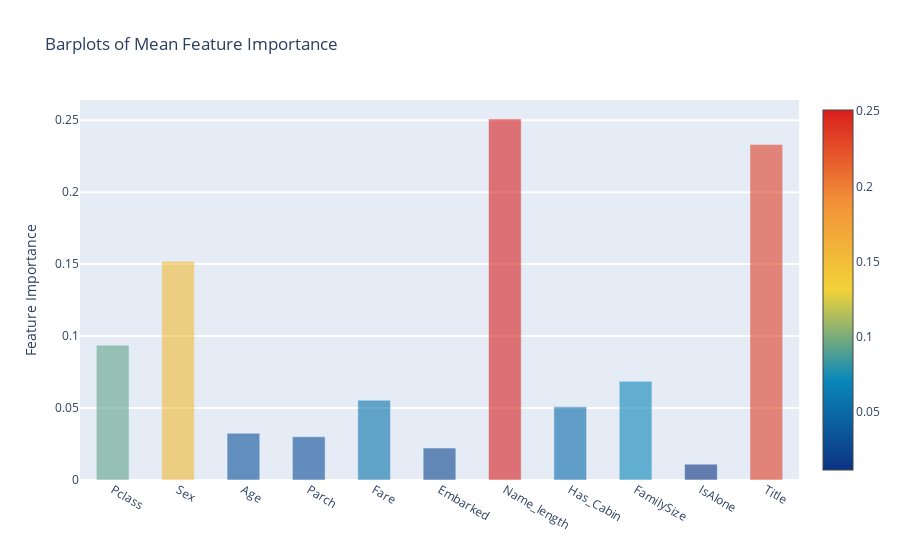

Notebook source saved alongside this figure:
### Code cell
y = feature_dataframe['mean'].values
x = feature_dataframe['features'].values
data = [go.Bar(
            x= x,
             y= y,
            width = 0.5,
            marker=dict(
               color = feature_dataframe['mean'].values,
            colorscale='Portland',
            showscale=True,
            reversescale = False
            ),
            opacity=0.6
        )]

layout= go.Layout(
    autosize= True,
    title= 'Barplots of Mean Feature Importance',
    hovermode= 'closest',
#     xaxis= dict(
#         title= 'Pop',
#         ticklen= 5,
#         zeroline= False,
#         gridwidth= 2,
#     ),
    yaxis=dict(
        title= 'Feature Importance',
        ticklen= 5,
        gridwidth= 2
    ),
    showlegend= False
)
fig = go.Figure(data=data, layout=layout)
py.iplot(fig, filename='bar-direct-labels')

### Figure 1 — Plotly figure (JSON) as saved in the notebook; plotly's stock layout.template omitted (floating-point values rounded to 4 significant figures)
{"data": [{"marker": {"color": [0.09367, 0.1519, 0.03249, 0.03001, 0.05543, 0.02217, 0.2508, 0.05084, 0.06853, 0.011, 0.2331], "colorscale": [[0, "rgb(12,51,131)"], [0.25, "rgb(10,136,186)"], [0.5, "rgb(242,211,56)"], [0.75, "rgb(242,143,56)"], [1, "rgb(217,30,30)"]], "reversescale": false, "showscale": true}, "opacity": 0.6, "type": "bar", "width": 0.5, "x": ["Pclass", "Sex", "Age", "Parch", "Fare", "Embarked", "Name_length", "Has_Cabin", "FamilySize", "IsAlone", "Title"], "y": [0.09367, 0.1519, 0.03249, 0.03001, 0.05543, 0.02217, 0.2508, 0.05084, 0.06853, 0.011, 0.2331]}], "layout": {"autosize": true, "hovermode": "closest", "showlegend": false, "title": {"text": "Barplots of Mean Feature Importance"}, "yaxis": {"gridwidth": 2, "ticklen": 5, "title": {"text": "Feature Importance"}}}}
